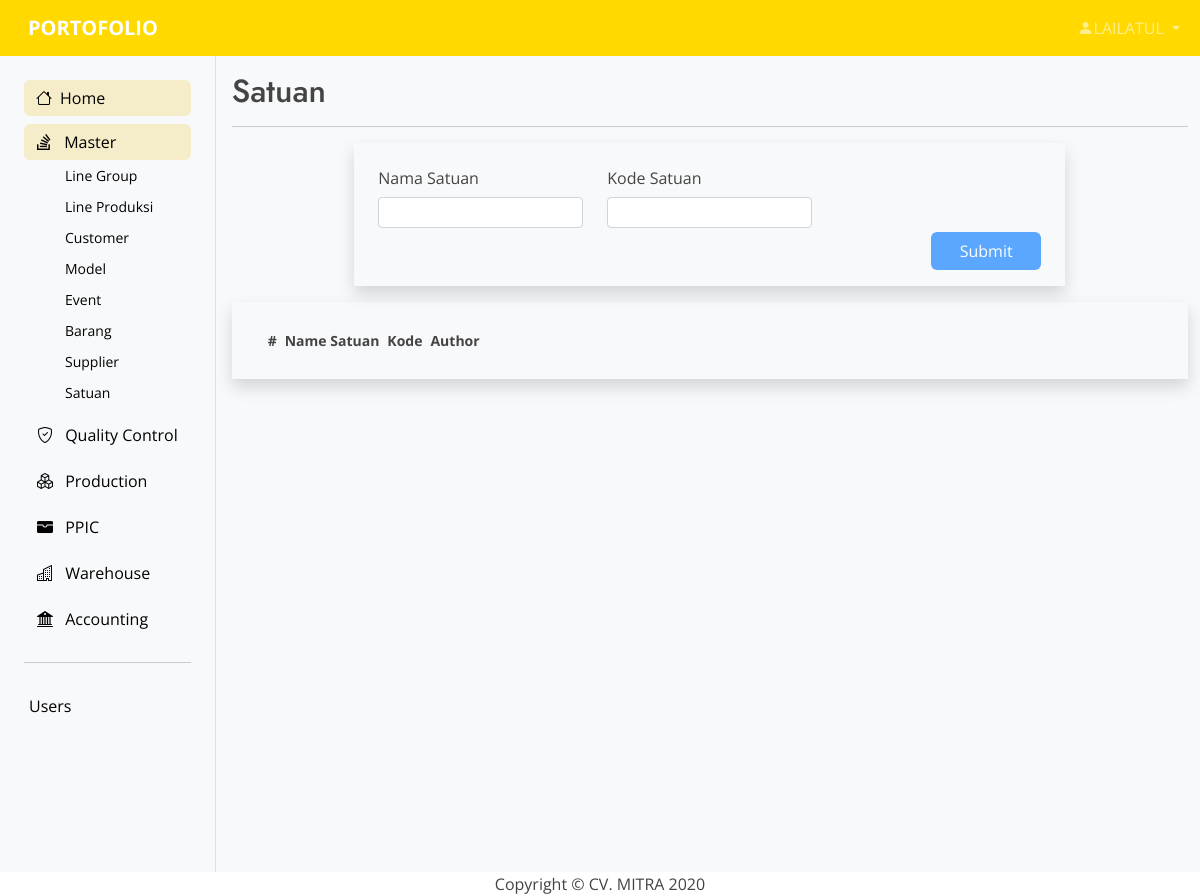
The page /pages/master/add-satuan.php (signed in) on the database as committed earlier.
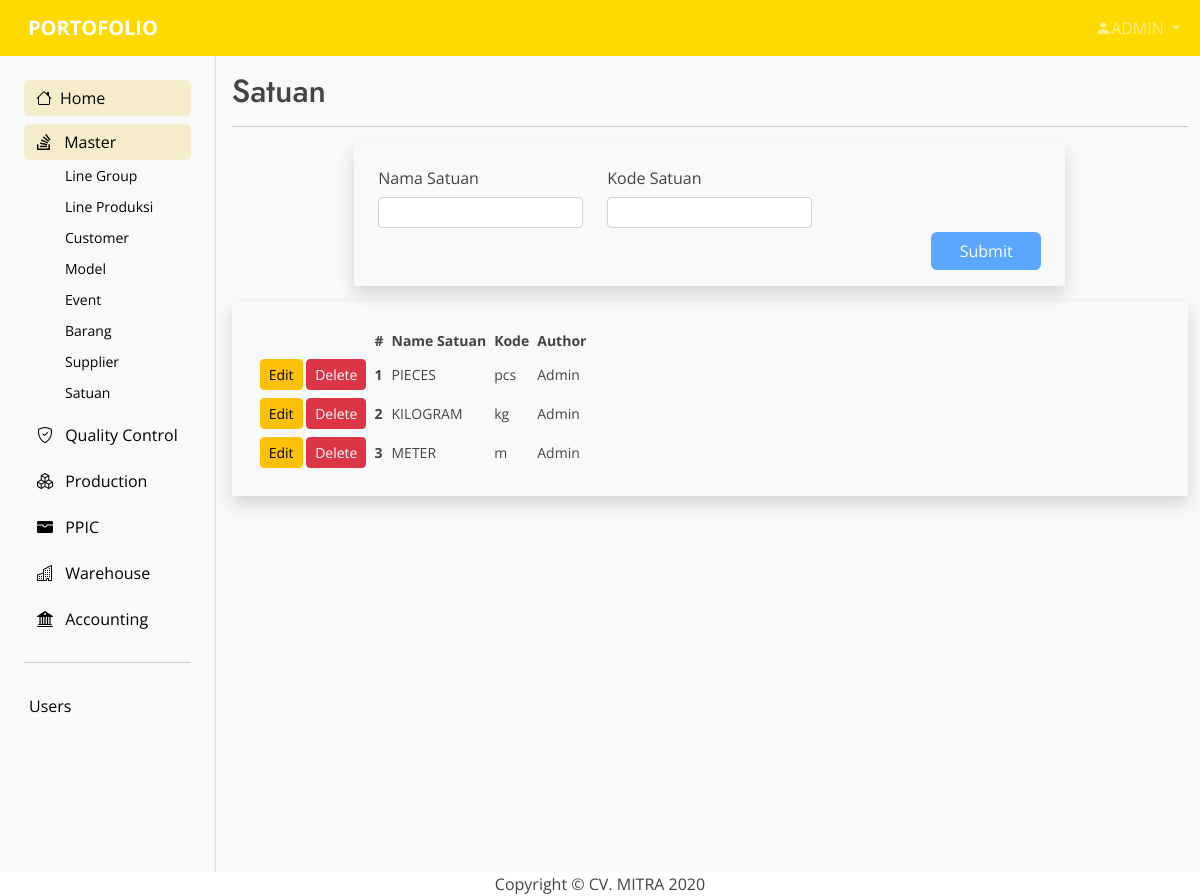
The same page on the database as committed later.
### tables this page shows
CREATE TABLE `master_satuan` (
  `id` int(11) NOT NULL,
  `nama` varchar(30) NOT NULL,
  `code` varchar(20) NOT NULL,
  `create_at` datetime NOT NULL DEFAULT current_timestamp(),
  `author` varchar(30) NOT NULL,
  `edit_at` timestamp NOT NULL DEFAULT current_timestamp(),
  `edit_by` varchar(20) NOT NULL
);

### pages/master/add-satuan.php (the view, shortened to what the changed rows need)
<?php
    include "../../connect.php";
?>
<?php
    $tabelnya       = "master_satuan";
?>
<!DOCTYPE html>
<html lang="en">
<head>
    <?php include '../../layout/header.php' ?>
</head>
<body class="bg-light bg-light" >
	<section>
        <?php include '../../layout/topbar.php' ?>
    </section>
    <section class="container-xxl">
		<div class="row flex-nowrap">
			<div class="col-auto px-0 max-vh-100">
                <div class="col ps-md-3 max-vh-100" data-aos="fade" data-aos-delay="100">
                    <div class="page-header pt-3">
                        <h2>Satuan</h2>
                    </div>
                    <div class="row justify-content-md-center">
                        <div class="col-lg-12 col-md-12">
                            <div class="container shadow px-4 py-4">
                                <div class="table-responsive-lg">
                                    <table id="show_table" class="table-sm display nowrap table-hover">
                                        <thead>
                                            <tr>
                                                <th scope="col"></th>
                                                <th scope="col">#</th>
                                                <th scope="col">Name Satuan</th>
                                                <th scope="col">Kode</th>
                                                <th scope="col">Author</th>
                                            </tr>
                                        </thead>
                                        <tbody>
                                            <?php
                                            $sql2   = "SELECT * FROM $tabelnya ORDER BY create_at DESC";
                                            $q2     = mysqli_query($conn, $sql2);
                                            $order   = 1;
                                            while ($r2 = mysqli_fetch_array($q2)) {
                                                $id             = $r2['id'];
                                                $nama           = $r2['nama'];
                                                $code           = $r2['code'];
                                                $author         = $r2['author'];
                                            ?>
                                                <tr>
                                                    <td scope="row">
                                                        <a href="add-satuan.php?op=edit&id=<?php echo $id ?>"><button type="button" class="btn btn-sm btn-warning">Edit</button></a>
                                                        <a href="add-satuan.php?op=delete&id=<?php echo $id?>" onclick="return confirm('Are you sure you want to delete the data?')"><button type="button" class="btn btn-sm btn-danger">Delete</button></a>
                                                    </td>
                                                    <th scope="row"><?php echo $order++ ?></th>
                                                    <td scope="row"><?php echo $nama  ?></td>
                                                    <td scope="row"><?php echo $code ?></td>
                                                    <td scope="row"><?php echo $author ?></td>
                                                </tr>
                                            <?php
                                            }
                                            ?>
                                        </tbody>
                                    </table>
                                </div>
                            </div>
                        </div>
                    </div>
                </div>
            </div>
        </div>
    </section>
</body>
</html>

### layout/topbar.php (shortened to what the changed rows need)
<header>
			<nav class="navbar navbar-expand-md navbar-dark">
			  	<div class="container-xxl">
					<div class="collapse navbar-collapse" id="topbar">
						<ul class="navbar-nav d-flex ms-auto">
							<li class="nav-item dropdown">
								<a class="nav-link dropdown-toggle"
								href="#" id="navbarDropdown"
								role="button"
								data-bs-toggle="dropdown"
								aria-expanded="false">
								<span class="bi bi-person-fill"><?php echo strtoupper($_SESSION['name']); ?></span>
								</a>
							</li>
						</ul>
					</div>
			  	</div>
		  	</nav>
		</header>

Rows that differ between the two databases and show on the page:
added master_satuan: nama "PIECES", code "pcs", author "Admin"
added master_satuan: nama "KILOGRAM", code "kg", author "Admin"
added master_satuan: nama "METER", code "m", author "Admin"
Other text that changed with them:
$_SESSION['name']: "LAILATUL" → "ADMIN"
